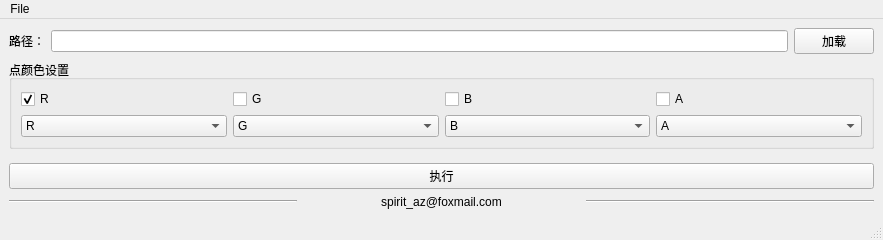
<?xml version="1.0" encoding="UTF-8"?>
<ui version="4.0">
 <class>MainWindow</class>
 <widget class="QMainWindow" name="MainWindow">
  <property name="geometry">
   <rect>
    <x>0</x>
    <y>0</y>
    <width>883</width>
    <height>240</height>
   </rect>
  </property>
  <property name="windowTitle">
   <string>MainWindow</string>
  </property>
  <widget class="QWidget" name="centralwidget">
   <layout class="QVBoxLayout" name="verticalLayout">
    <item>
     <layout class="QHBoxLayout" name="horizontalLayout">
      <item>
       <widget class="QLabel" name="label">
        <property name="text">
         <string>路径：</string>
        </property>
       </widget>
      </item>
      <item>
       <widget class="QLineEdit" name="lineEdit_filepath"/>
      </item>
      <item>
       <widget class="QPushButton" name="pushButton_f_load">
        <property name="text">
         <string>加载</string>
        </property>
       </widget>
      </item>
     </layout>
    </item>
    <item>
     <widget class="QGroupBox" name="groupBox">
      <property name="title">
       <string>点颜色设置</string>
      </property>
      <property name="flat">
       <bool>true</bool>
      </property>
      <property name="checkable">
       <bool>false</bool>
      </property>
      <layout class="QGridLayout" name="gridLayout">
       <item row="1" column="0">
        <widget class="QComboBox" name="comboBox_ec_r">
         <property name="inputMethodHints">
          <set>Qt::ImhNone</set>
         </property>
         <property name="maxVisibleItems">
          <number>4</number>
         </property>
         <item>
          <property name="text">
           <string>R</string>
          </property>
         </item>
         <item>
          <property name="text">
           <string>G</string>
          </property>
         </item>
         <item>
          <property name="text">
           <string>B</string>
          </property>
         </item>
         <item>
          <property name="text">
           <string>A</string>
          </property>
         </item>
        </widget>
       </item>
       <item row="0" column="3">
        <widget class="QCheckBox" name="checkBox_open_a">
         <property name="text">
          <string>A</string>
         </property>
        </widget>
       </item>
       <item row="1" column="1">
        <widget class="QComboBox" name="comboBox_ec_g">
         <property name="inputMethodHints">
          <set>Qt::ImhNone</set>
         </property>
         <property name="currentIndex">
          <number>1</number>
         </property>
         <property name="maxVisibleItems">
          <number>4</number>
         </property>
         <item>
          <property name="text">
           <string>R</string>
          </property>
         </item>
         <item>
          <property name="text">
           <string>G</string>
          </property>
         </item>
         <item>
          <property name="text">
           <string>B</string>
          </property>
         </item>
         <item>
          <property name="text">
           <string>A</string>
          </property>
         </item>
        </widget>
       </item>
       <item row="0" column="0">
        <widget class="QCheckBox" name="checkBox_open_r">
         <property name="text">
          <string>R</string>
         </property>
         <property name="checked">
          <bool>true</bool>
         </property>
        </widget>
       </item>
       <item row="0" column="2">
        <widget class="QCheckBox" name="checkBox_open_b">
         <property name="text">
          <string>B</string>
         </property>
        </widget>
       </item>
       <item row="0" column="1">
        <widget class="QCheckBox" name="checkBox_open_g">
         <property name="text">
          <string>G</string>
         </property>
        </widget>
       </item>
       <item row="1" column="3">
        <widget class="QComboBox" name="comboBox_ec_a">
         <property name="inputMethodHints">
          <set>Qt::ImhNone</set>
         </property>
         <property name="currentIndex">
          <number>3</number>
         </property>
         <property name="maxVisibleItems">
          <number>4</number>
         </property>
         <item>
          <property name="text">
           <string>R</string>
          </property>
         </item>
         <item>
          <property name="text">
           <string>G</string>
          </property>
         </item>
         <item>
          <property name="text">
           <string>B</string>
          </property>
         </item>
         <item>
          <property name="text">
           <string>A</string>
          </property>
         </item>
        </widget>
       </item>
       <item row="1" column="2">
        <widget class="QComboBox" name="comboBox_ec_b">
         <property name="inputMethodHints">
          <set>Qt::ImhNone</set>
         </property>
         <property name="currentIndex">
          <number>2</number>
         </property>
         <property name="maxVisibleItems">
          <number>4</number>
         </property>
         <item>
          <property name="text">
           <string>R</string>
          </property>
         </item>
         <item>
          <property name="text">
           <string>G</string>
          </property>
         </item>
         <item>
          <property name="text">
           <string>B</string>
          </property>
         </item>
         <item>
          <property name="text">
           <string>A</string>
          </property>
         </item>
        </widget>
       </item>
      </layout>
     </widget>
    </item>
    <item>
     <spacer name="verticalSpacer">
      <property name="orientation">
       <enum>Qt::Vertical</enum>
      </property>
      <property name="sizeHint" stdset="0">
       <size>
        <width>862</width>
        <height>16</height>
       </size>
      </property>
     </spacer>
    </item>
    <item>
     <widget class="QPushButton" name="pushButton_run">
      <property name="text">
       <string>执行</string>
      </property>
     </widget>
    </item>
    <item>
     <widget class="QWidget" name="widget_2" native="true">
      <layout class="QHBoxLayout" name="horizontalLayout_2">
       <property name="spacing">
        <number>0</number>
       </property>
       <property name="leftMargin">
        <number>0</number>
       </property>
       <property name="topMargin">
        <number>0</number>
       </property>
       <property name="rightMargin">
        <number>0</number>
       </property>
       <property name="bottomMargin">
        <number>0</number>
       </property>
       <item>
        <widget class="Line" name="line_3">
         <property name="orientation">
          <enum>Qt::Horizontal</enum>
         </property>
        </widget>
       </item>
       <item>
        <widget class="QLabel" name="label_5">
         <property name="text">
          <string>spirit_az@foxmail.com</string>
         </property>
         <property name="alignment">
          <set>Qt::AlignCenter</set>
         </property>
        </widget>
       </item>
       <item>
        <widget class="Line" name="line">
         <property name="orientation">
          <enum>Qt::Horizontal</enum>
         </property>
        </widget>
       </item>
      </layout>
     </widget>
    </item>
   </layout>
  </widget>
  <widget class="QMenuBar" name="menubar">
   <property name="geometry">
    <rect>
     <x>0</x>
     <y>0</y>
     <width>883</width>
     <height>23</height>
    </rect>
   </property>
   <widget class="QMenu" name="menuFile">
    <property name="title">
     <string>File</string>
    </property>
    <addaction name="actionhelp"/>
   </widget>
   <addaction name="menuFile"/>
  </widget>
  <widget class="QStatusBar" name="statusbar"/>
  <action name="actionhelp">
   <property name="text">
    <string>help</string>
   </property>
  </action>
 </widget>
 <resources/>
 <connections/>
</ui>
